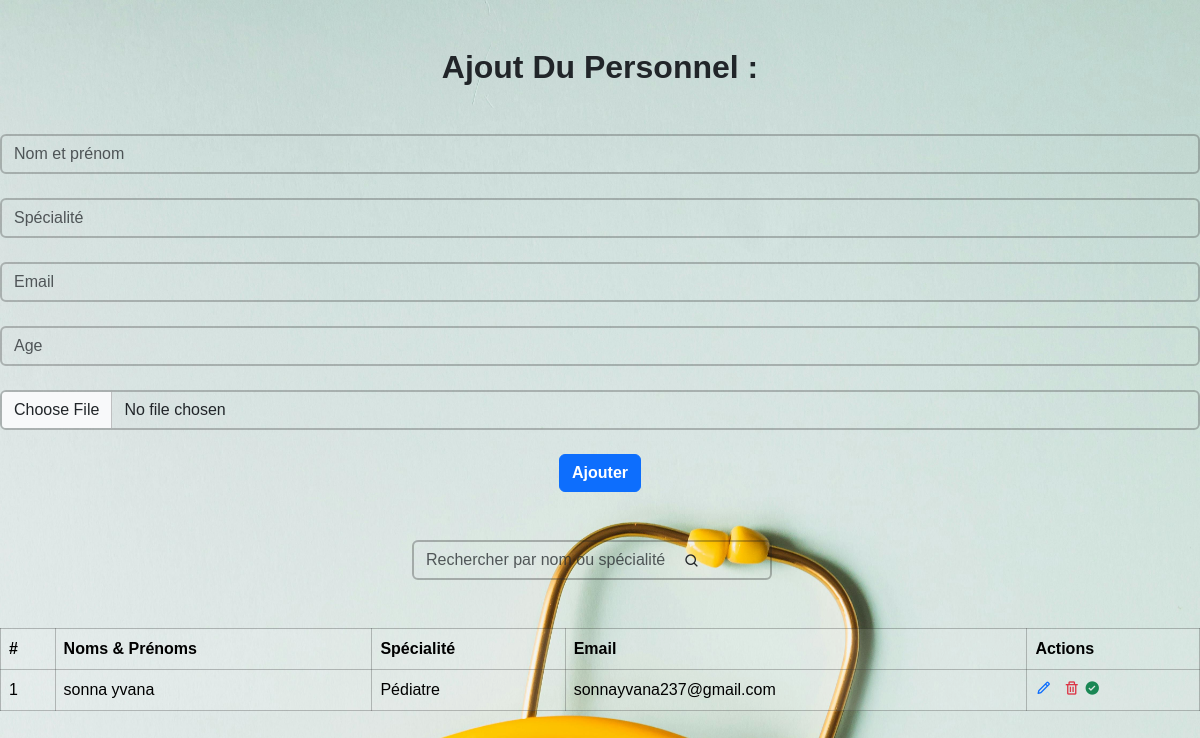
The app's page /add_medecin/ (signed in), older data.
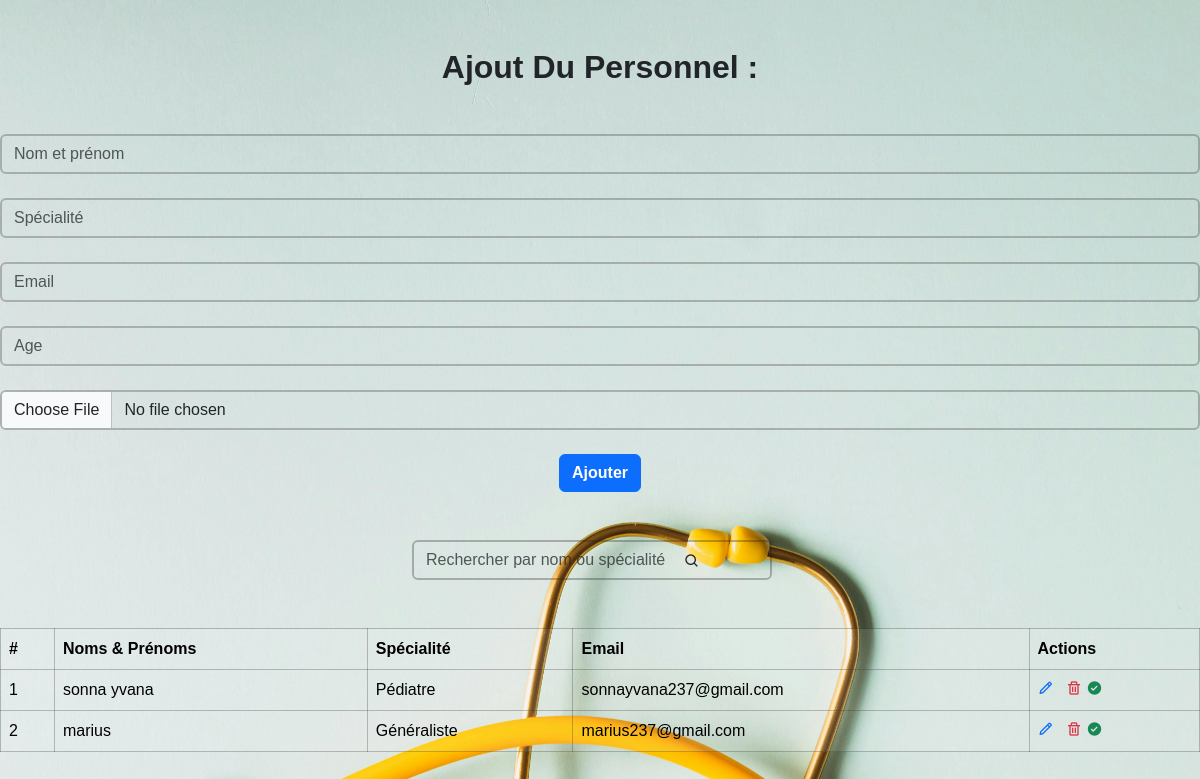
The same page, newer data.
### teleconsult_app/models.py (models this page shows, shortened)
class Medecins(models.Model):
    user = models.OneToOneField(User, on_delete=models.CASCADE, null=True)
    nom = models.CharField(max_length=100)
    specialite = models.CharField(max_length=100)
    email = models.EmailField(default='example@example.com')
    photo = models.ImageField(upload_to='images/', null=True, blank=True)
    age = models.IntegerField(default=1)
    is_active = models.BooleanField(default=False)

### teleconsult_app/views.py (the view, shortened to what this page needs)
# urls.py: path("add_medecin/", views.add_or_update_medecin, name="add_medecin"),
@user_passes_test(admin_required)
def add_or_update_medecin(request, id=None):
    if id:  # Si un ID est passé, on récupère le médecin pour la modification
        medecin = Medecins.objects.get(id=id)
    else:  # Sinon, c'est un ajout
        medecin = None
    medecins = Medecins.objects.all()
    return render(request, 'ajout_medecin.html', {'medecins': medecins, 'medecin': medecin})

### teleconsult_app/views.py (called while the page is built)
def admin_required(user):
    return user.is_superuser

### teleconsult_app/templates/ajout_medecin.html (shortened to what this page needs)
{% load static %}
<!DOCTYPE html>
<html lang="en">
<head>
    <link rel="stylesheet" href="{% static 'css/ajout_medecin.css' %}">
    <link rel="stylesheet" href="{% static 'css/bootstrap.min.css' %}">
    <link href='https://unpkg.com/boxicons@2.1.4/css/boxicons.min.css' rel='stylesheet'>
</head>
<body>
    <h2 class="text-center mb-5 mt-5 fw-bold">
    {% if medecin %}
        Modification Du Personnel :
    {%else%}
        Ajout Du Personnel :
    {% endif %}
    </h2>
    <form action="{% if medecin %}{% url 'update_medecin' medecin.id %}{% else %}{% url 'add_medecin' %}{% endif %}" method="POST">
        <div class="mb-3">
            <input type="text" id="nomInput" placeholder="Nom et prénom" class="form-control" name="nom" value="{{medecin.nom}}">
            <input type="text" id="specialiteInput" placeholder="Spécialité" class="form-control mt-4" name="specialite" value="{{medecin.specialite}}">
            <input type="text" id="emailInput" placeholder="Email" class="form-control mt-4" name="email" value="{{medecin.email}}">
            <input type="text" id="ageInput" placeholder="Age" class="form-control mt-4" name="age" value="{{medecin.age}}">
            <input class="form-control mt-4" id="formFileLg" type="file" name="photo" placeholder="Photo de profil" value="{{medecin.photo}}" >
            <button class="btn btn-primary mt-4 d-grid mx-auto fw-bold" type="submit">
            {% if medecin %}
                modifier
            {%else%}
                Ajouter
            {% endif %}
            </button>
        </div>
    </form>
    <div class="mb-2 mt-5 input-box">
        <input type="text" id="searchInput" class="form-control searchbar d-grid mx-auto" placeholder="Rechercher par nom ou spécialité">
        <i class='bx bx-search'></i>
    </div>
    <table class="table mt-5 mb-5" id="cardContainer">
        <thead>
            <tr>
                <th scope="col">#</th>
                <th scope="col">Noms & Prénoms</th>
                <th scope="col">Spécialité</th>
                <th scope="col">Email</th>
                <th scope="col">Actions</th>
            </tr>
        </thead>
        <tbody id="tbodyContainer">
            {% for medecin in medecins %}
                <tr>
                    <td>{{ medecin.id }}</td>
                    <td>{{ medecin.nom }}</td>
                    <td>{{ medecin.specialite }}</td>
                    <td>{{ medecin.email }}</td>
                    <td>
                        <span><a href="{% url 'update_medecin' medecin.id %}"><i class="bx bx-pencil icon me-2"></i></a></span>
                        <span><a href="{% url 'delete_medecin' medecin.id %}" class="text-danger"><i class="bx bx-trash icon"></i></a></span>
                        <span>
                            <a href="{% url 'activate_medecin' medecin.id %}" class="{% if medecin.is_active %}text-success{% else %}text-warning{% endif %}">
                                <i class="bx {% if medecin.is_active %}bxs-check-circle{% else %}bx-minus-circle{% endif %} icon"></i>
                            </a>
                        </span>
                    </td>
                </tr>
            {% endfor %}
        </tbody>
    </table>
</body>
</html>

Row changes from the older to the newer data that the page shows:
added Medecins: id "2", nom "marius", specialite "Généraliste", email "marius237@gmail.com", is_active True (drawn)
